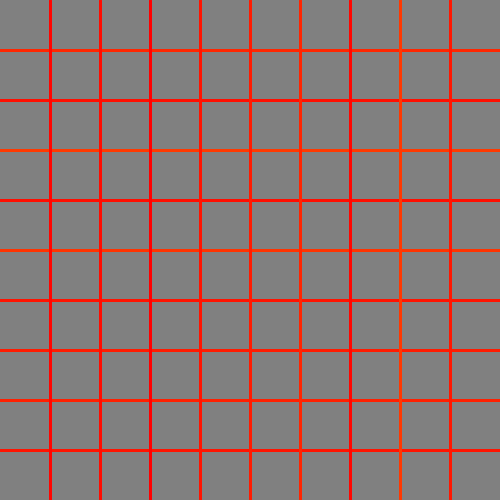
Frame 1 (no input)
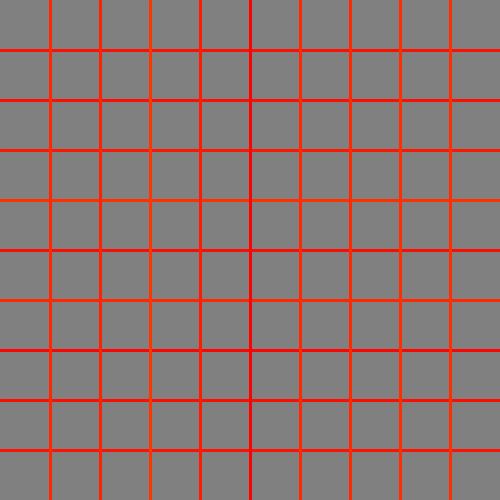
Frame 60 (the mouse pressed at the canvas centre just before this capture)
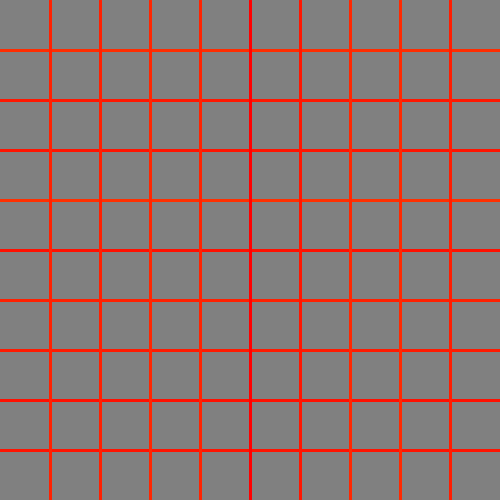
Frame 120 (the mouse held since frame 60 and released just before this capture)

The Processing sketch that drew these frames (run headless with seeded random() and noise(); from frame 60 on, the mouse is pressed at the canvas centre):

// Processing sketch: processing_19218
// ── processing_19218.pde

int dis;
void setup(){
  size(500,500);
  noFill();
  smooth();
  frameRate(30);

}
void draw(){


  background(128);
  strokeWeight(1);

  if (keyPressed)  {
    if (key == 'a') {
      dis=dis+10;      
    }
  }
    if (keyPressed)  {
    if (key == 'd') {
      dis=dis-10;      
    }
  }
  for(int i=10;i<dis;i=i+5){
    stroke(0,random(255),random(255));

    ellipse(width/2,height/2,i,i);

  }




  strokeWeight(3);
  for(int a=50; a<500;a=a+50){
    stroke(255,random(60),0);
    line(0,a,500,a);
  }
  for(int b=50; b<500;b=b+50){
    stroke(255,random(60),0);
    line(b,0,b,500);
  }


}




//a= aumenta
//d= diminui                
